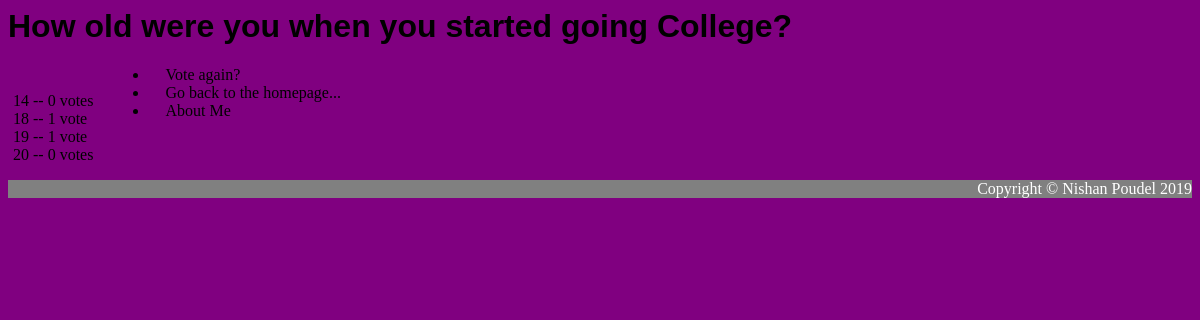
Page /polls/specifics/3/results/ on the committed database.
### polls/models.py (models this page shows, shortened)
class Question(models.Model):
    question_text = models.CharField(max_length=200)
    pub_date = models.DateTimeField('date published')
    def was_published_recently(self):
        now = timezone.now()
        return now - datetime.timedelta(days=1) <= self.pub_date <= now
    was_published_recently.admin_order_field = 'pub_date'
    was_published_recently.boolean = True
    was_published_recently.short_description = 'Published recently?'

class Choice(models.Model):
    question = models.ForeignKey(Question, on_delete=models.CASCADE)
    choice_text = models.CharField(max_length=200)
    votes = models.IntegerField(default=0)

### polls/views.py (the view)
# urls.py: path('specifics/<int:pk>/results/', views.ResultsView.as_view(), name='results'),
class ResultsView(generic.DetailView):
    model = Question
    template_name = 'polls/results.html'

### polls/templates/polls/results.html
{% load static %}
<link rel="stylesheet" type="text/css" href="{% static 'polls/style.css' %}">
<h1>{{ question.question_text }}</h1>
<ul>
{% for choice in question.choice_set.all %}
    <li>{{ choice.choice_text }} -- {{ choice.votes }} vote{{ choice.votes|pluralize }}</li>
{% endfor %}
</ul>
<div class="navbar">
    <li><a href="{% url 'polls:detail' question.id %}">Vote again? </a></li>
    <li><a href="{% url 'polls:index' %}">Go back to the homepage...</a></li>
    <li><a href="{% url 'polls:about_me' %}">About Me</a></li>
</div>
<div id="footer">
    <p>Copyright &copy; Nishan Poudel 2019</p>
</div>

### polls/static/polls/style.css (style rules this page uses)
li { margin-right: 40px; }
li a { color : black; font-size = 18px; text-decoration: none; font-family: Comic Sans MS; }
ul { list-style: none; float: left; padding-left: 5px; padding-top: 10px; }
h1 { font-family: Caviar Dreams, Helvetica, Georgia; }
a { font-family: Comic Sans MS; color: black; text-decoration: none; padding : 10px; }
#footer { font-family: Fontin; background-color: grey; color: white; clear: both; text-align: right; }

### rows in the picture
Question: question_text "How old were you when you started going College?"
Choice: choice_text "14", votes "0"
Choice: choice_text "18", votes "1"
Choice: choice_text "19", votes "1"
Choice: choice_text "20", votes "0"
